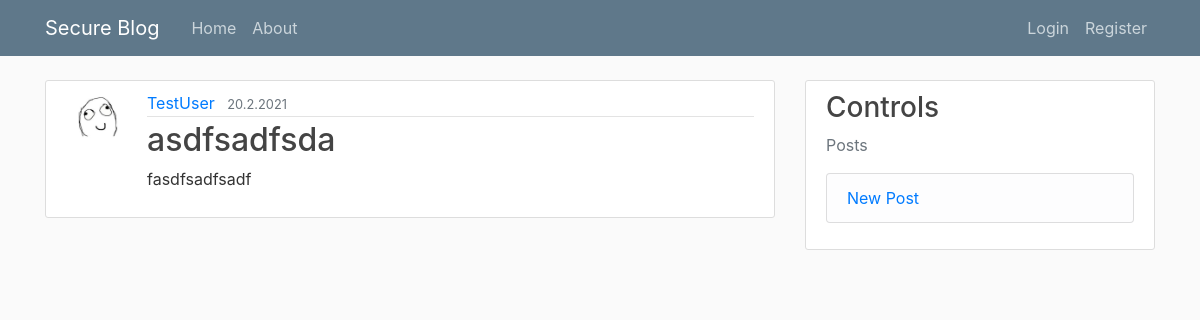
Page /post/25/ on the committed database.
### blog/models.py (models this page shows, shortened)
class Post(models.Model):
	title = models.CharField(max_length=100)
	content = models.TextField()
	date_posted = models.DateTimeField(default=timezone.now)
	author = models.ForeignKey(User, on_delete=models.CASCADE)

### users/models.py (models this page shows, shortened)
class Profile(models.Model):
	user = models.OneToOneField(User, on_delete=models.CASCADE)
	image = models.ImageField(default='default.jpg', upload_to='profile_pics')

### blog/views.py (the view)
# urls.py: path('post/<int:pk>/', PostDetailView.as_view(), name='post-detail'),
class PostDetailView(DetailView):
	model = Post

### blog/templates/blog/post_detail.html
{% extends "blog/base.html" %}
{% block content %}
	<article class="media content-section">
	  <img class="rounded-circle article-img" src="{{ object.author.profile.image.url }}">
	  <div class="media-body">
	    <div class="article-metadata">
	      <a class="mr-2" href="{% url 'user-posts' object.author.username %}">{{ object.author }}</a>
	      <small class="text-muted">{{ object.date_posted|date:"j.n.Y" }}</small>
	    </div>
	    <h2 class="article-title">{{ object.title }}</h2>
	    <p class="article-content">{{ object.content }}</p>
	  </div>
	</article>
{% endblock content %}

### blog/static/blog/main.css (style rules this page uses)
body { background: #fafafa; color: #333333; margin-top: 5rem; }
h1, h2, h3, h4, h5, h6 { color: #444444; }
.content-section { background: #ffffff; padding: 10px 20px; border: 1px solid #dddddd; border-radius: 3px; margin-bottom: 20px; }
.article-title { color: #444444; }
.article-content { white-space: pre-line; }
.article-img { height: 65px; width: 65px; margin-right: 16px; }
.article-metadata { padding-bottom: 1px; margin-bottom: 4px; border-bottom: 1px solid #e3e3e3 }

### rows in the picture
Post: author.profile.image (placeholder picture), author "TestUser", date_posted "20.2.2021", title "asdfsadfsda", content "fasdfsadfsadf"
